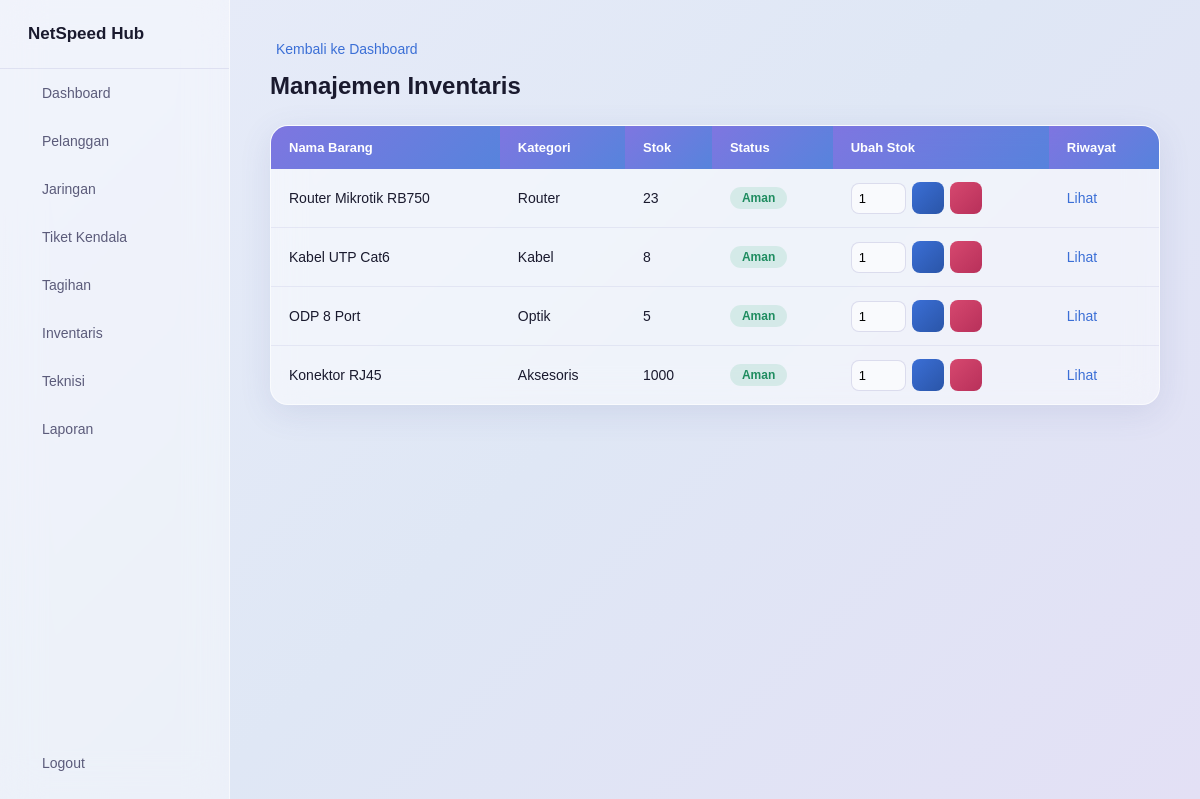
The page /inventaris (signed in) on the database its author committed.
### tables this page shows
CREATE TABLE barang (
            id INTEGER PRIMARY KEY AUTOINCREMENT,
            nama TEXT NOT NULL,
            kategori TEXT,
            stok INTEGER DEFAULT 0,
            stok_minimum INTEGER DEFAULT 5
        );

### App.py (the view)
@app.route("/inventaris")
def inventaris():
    if session.get("role") != "admin":
        return redirect(url_for("login"))
    conn = get_connection()
    cursor = conn.cursor()
    cursor.execute("SELECT * FROM barang")
    daftar_barang = cursor.fetchall()
    conn.close()
    return render_template("inventaris.html", daftar_barang=daftar_barang)

### App.py (called while the page is built)
@app.context_processor
def inject_notifikasi():
    if "username" not in session:
        return {}
    conn = get_connection()
    cursor = conn.cursor()
    notif = 0
    if session.get("role") in ["admin", "teknisi"]:
        cursor.execute(
            "SELECT COUNT(*) FROM tiket_kendala WHERE status = 'Dilaporkan'"
        )
        notif = cursor.fetchone()[0]
    elif session.get("role") == "pelanggan":
        cursor.execute(
            "SELECT COUNT(*) FROM tiket_kendala WHERE pelanggan_id = ? AND status = 'Sedang Ditangani'",
            (session.get("pelanggan_id"),)
        )
        notif = cursor.fetchone()[0]
    conn.close()
    return {"jumlah_notifikasi": notif}

### database.py (called while the page is built)
def get_connection():
    conn = sqlite3.connect("database.db")
    conn.row_factory = sqlite3.Row
    return conn

### Templates/inventaris.html (shortened to what this page needs)
{% extends "base.html" %}
{% block content %}
    <a href="{{ url_for('dashboard') }}" class="back-link"> Kembali ke Dashboard</a>
    <h1>Manajemen Inventaris</h1>
    <table class="data-table">
        <thead>
            <tr>
                <th>Nama Barang</th>
                <th>Kategori</th>
                <th>Stok</th>
                <th>Status</th>
                <th>Ubah Stok</th>
                <th>Riwayat</th>
            </tr>
        </thead>
        <tbody>
            {% for b in daftar_barang %}
            <tr>
                <td>{{ b.nama }}</td>
                <td>{{ b.kategori }}</td>
                <td>{{ b.stok }}</td>
                <td>
                    {% if b.stok == 0 %}
                        <span class="badge badge-red">Habis</span>
                    {% elif b.stok < b.stok_minimum %}
                        <span class="badge badge-amber">Menipis</span>
                    {% else %}
                        <span class="badge badge-green">Aman</span>
                    {% endif %}
                </td>
                <td>
                    <form method="POST" action="{{ url_for('ubah_stok', id=b.id) }}" class="stok-form">
                        <input type="number" name="jumlah" min="1" value="1" required>
                        <button type="submit" name="jenis" value="tambah" class="btn-stok btn-stok-tambah"></button>
                        <button type="submit" name="jenis" value="kurang" class="btn-stok btn-stok-kurang"></button>
                    </form>
                </td>
                <td>
                    <a href="{{ url_for('riwayat_barang', id=b.id) }}" class="action-edit"> Lihat</a>
                </td>
            </tr>
            {% endfor %}
        </tbody>
    </table>
{% endblock %}

### Static/Style.css (style rules this page uses)
* { margin: 0; padding: 0; box-sizing: border-box; }
body { font-family: Arial, sans-serif; background: linear-gradient(135deg, #e8ecf9 0%, #dfe7f5 50%, #e3e0f5 100%); min-height: 100vh; }
a { text-decoration: none; }
.main-content h1 { color: #1a1a2e; margin-bottom: 25px; font-size: 24px; }
.back-link { display: inline-flex; align-items: center; gap: 6px; margin-bottom: 15px; color: #3b6fd6; font-size: 14px; }
.data-table { width: 100%; border-collapse: separate; border-spacing: 0; background: rgba(255, 255, 255, 0.5); backdrop-filter: blur(16px); border: 1px solid rgba(255, 255, 255, 0.6); border-radius: 18px; overflow: hidden; box-shadow: 0 8px 32px rgba(80, 90, 160, 0.12); }
.data-table th { background: linear-gradient(135deg, rgba(106, 95, 219, 0.85), rgba(59, 111, 214, 0.85)); color: white; text-align: left; padding: 14px 18px; font-size: 13px; }
.data-table td { padding: 13px 18px; border-bottom: 1px solid rgba(150, 150, 200, 0.15); font-size: 14px; color: #1a1a2e; }
.data-table tbody tr { transition: background-color 0.15s; }
.data-table tr:last-child td { border-bottom: none; }
.action-edit { color: #3b6fd6; margin-right: 12px; }
.badge { display: inline-block; padding: 4px 12px; border-radius: 20px; font-size: 12px; font-weight: bold; }
.badge-green { background-color: rgba(60, 180, 130, 0.15); color: #1e8c5f; }
.stok-form { display: flex; align-items: center; gap: 6px; }
.stok-form input[type="number"] { width: 55px; padding: 7px; border: 1px solid rgba(150, 150, 200, 0.3); border-radius: 8px; font-size: 13px; background: rgba(255, 255, 255, 0.6); }
.btn-stok { width: 32px; height: 32px; border: none; border-radius: 8px; color: white; cursor: pointer; display: flex; align-items: center; justify-content: center; transition: transform 0.15s; }
.btn-stok-tambah { background: linear-gradient(135deg, #3b6fd6, #2a55a8); }
.btn-stok-kurang { background: linear-gradient(135deg, #d6486f, #b8305a); }

### rows shown on the page
barang: nama "Router Mikrotik RB750", kategori "Router", stok "23", stok_minimum "Aman"
barang: nama "Kabel UTP Cat6", kategori "Kabel", stok "8", stok_minimum "Aman"
barang: nama "ODP 8 Port", kategori "Optik", stok "5", stok_minimum "Aman"
barang: nama "Konektor RJ45", kategori "Aksesoris", stok "1000", stok_minimum "Aman"
